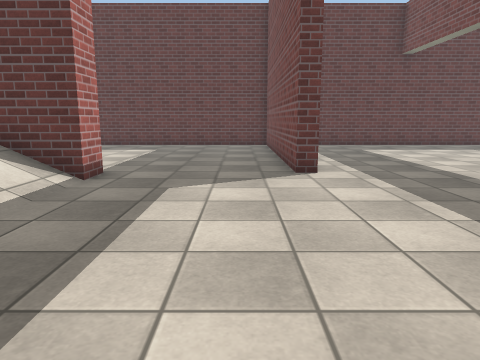
View 1 (above)

18 first-person views from a walk through a 3-D level made in the Unity game engine. The camera is 1.2 m above the floor, tilts 10° down and sees 70° across. The floor is counted in squares, 1 m on a side. Each view is taken from the middle of a square. On the plan, view 1 faces up. The plan holds only what a view shows up to about 14 squares ahead; the rest is blank. The place goes on beyond the plan. Surface patterns are stand-ins for the level's own textures.

View 2
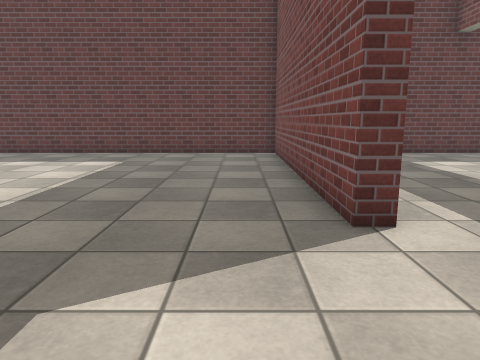

View 3
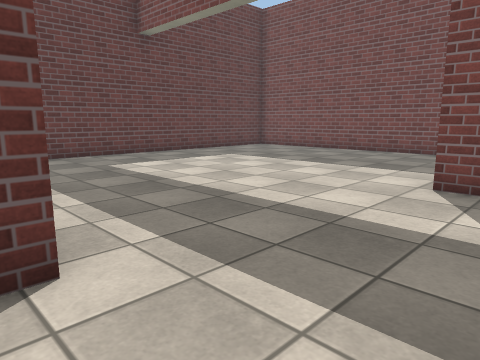

View 4
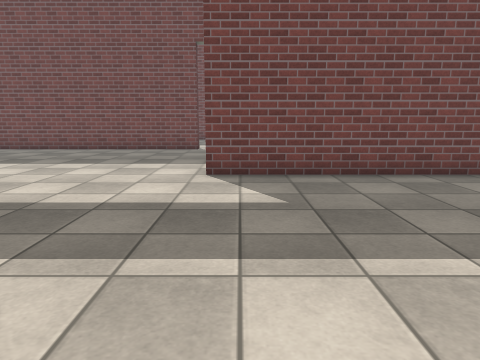

View 5
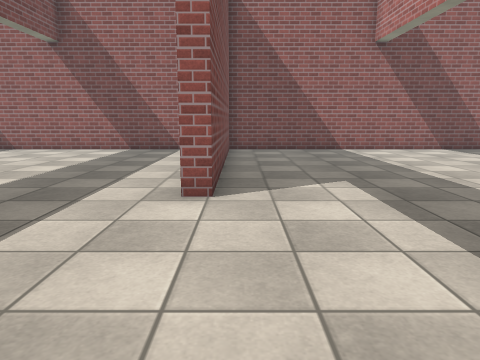

View 6
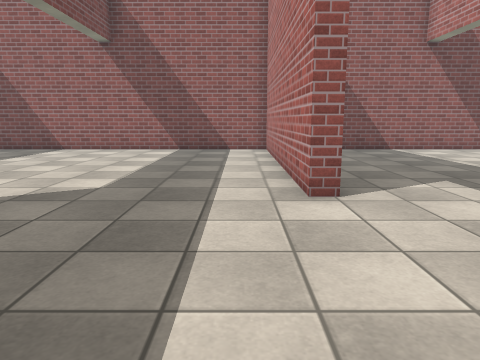

View 7
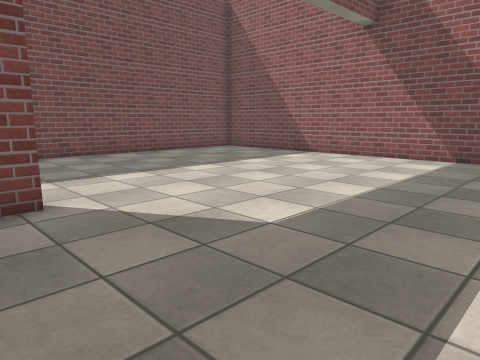

View 8
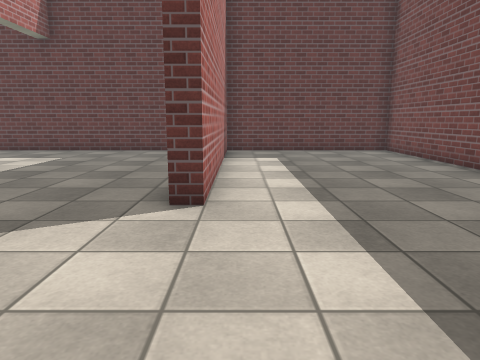

View 9
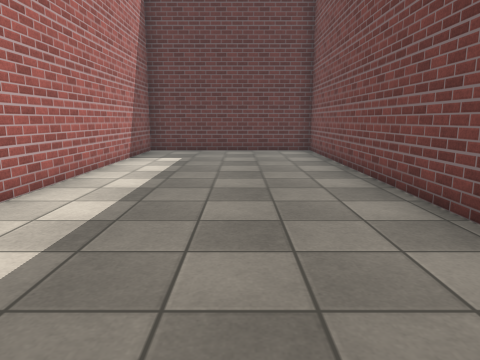

View 10
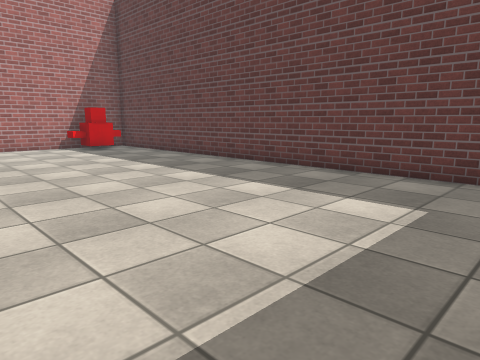

View 11
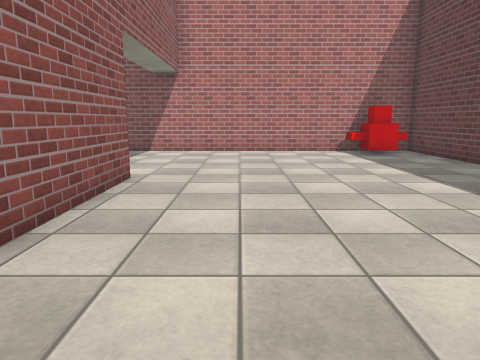

View 12
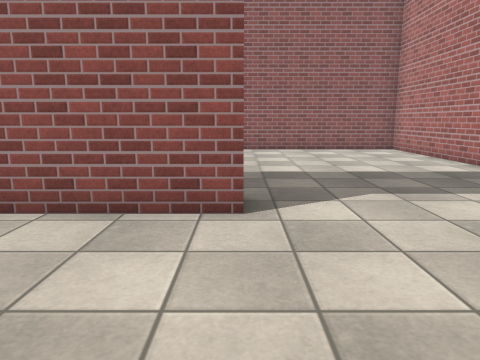

View 13
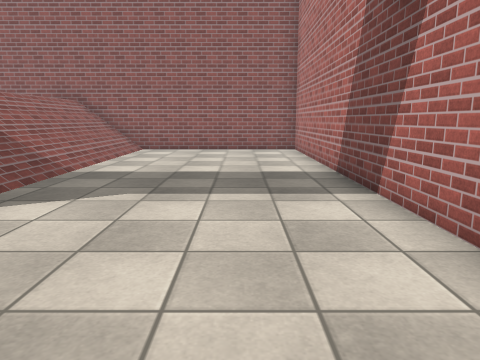

View 14
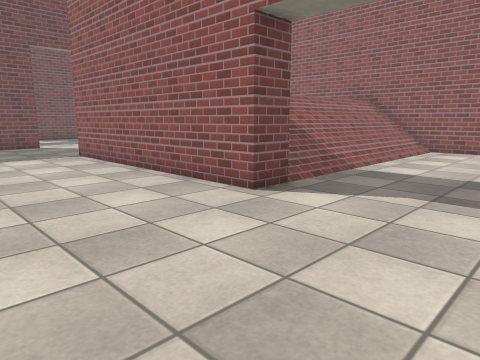

View 15
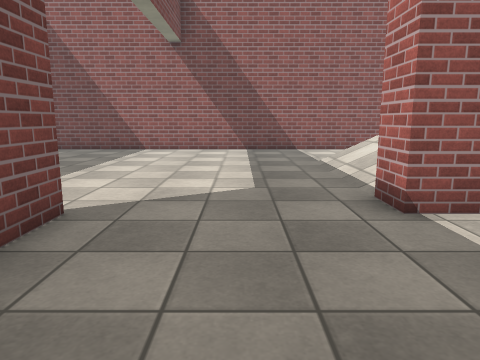

View 16
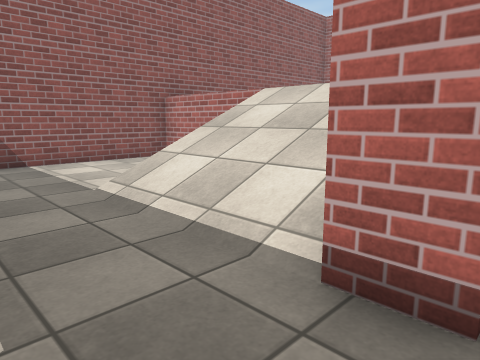

View 17
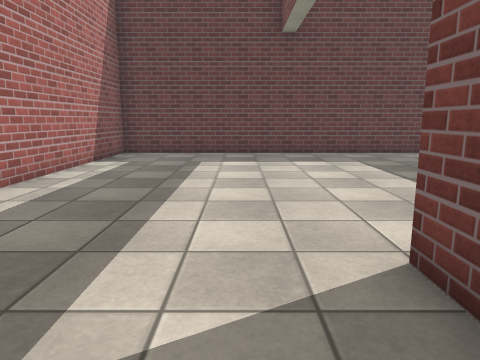

View 18
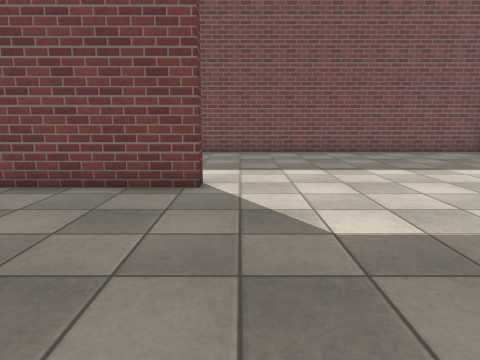

### Floor plan
Key: @ floor where view 1 was taken; # wall or solid block; . floor; / step, stairs or slope; O other object.
Columns run from 18 left of view 1 to 21 right of it. Each row starts with its distance up from view 1.
 17  #######################################
 16  #..................#...........#......#
 15  OO.................#...........#......#
 14  O..................#...........#......#
 13 #...................#...........#......#
 12 #...................#...........#......#
 11 #...................#...........#......#
 10 #...................#...........#......#
  9 #...................#...........#......#
  8 #...................#...........#......#
  7 #......########........................#
  6 #......//    //...........#............#
  5 #......//  ////...........#............#
  4 #....../// ////...........#............#
  3 #....../// ////...........#............#
  2 #....../// ...............#............#
  1 #......///    ............#............#
  0 #......///   .....@.......#............#
 -1 #......///  ..............#............#
 -2 ########################################

Where each view was taken, in squares from view 1:
view 1: 0 up, 0 right, facing up
view 2: 4 up, 0 right, facing up
view 3: 5 up, 1 right, facing up-right
view 4: 6 up, 0 right, facing right
view 5: 12 up, 7 right, facing down
view 6: 12 up, 9 right, facing down
view 7: 9 up, 9 right, facing down-right
view 8: 3 up, 15 right, facing up
view 9: 3 up, 18 right, facing up
view 10: 9 up, 2 left, facing up-left
view 11: 10 up, 4 left, facing left
view 12: 12 up, 11 left, facing down
view 13: 12 up, 15 left, facing down
view 14: 12 up, 15 left, facing down-right
view 15: 12 up, 1 left, facing down
view 16: 8 up, 1 left, facing down-left
view 17: 4 up, 6 right, facing up
view 18: 7 up, 8 right, facing right
